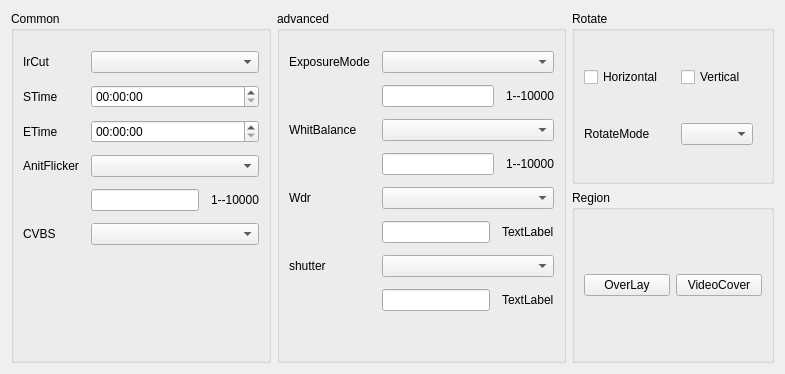
       <widget class="QWidget" name="TabCapture">
        <attribute name="title">
         <string>Capture</string>
        </attribute>
        <layout class="QGridLayout" name="gridLayout_43">
         <item row="0" column="0" rowspan="2">
          <widget class="QGroupBox" name="groupBox_11">
           <property name="title">
            <string>Common</string>
           </property>
           <layout class="QGridLayout" name="gridLayout_4">
            <property name="topMargin">
             <number>20</number>
            </property>
            <property name="spacing">
             <number>12</number>
            </property>
            <item row="1" column="0">
             <widget class="QLabel" name="LabIrCutStime">
              <property name="text">
               <string>STime</string>
              </property>
             </widget>
            </item>
            <item row="5" column="1">
             <widget class="QComboBox" name="CBoxCvbs"/>
            </item>
            <item row="3" column="1">
             <widget class="QComboBox" name="CBoxAnitFlicker"/>
            </item>
            <item row="5" column="0">
             <widget class="QLabel" name="LabCvbs">
              <property name="text">
               <string>CVBS</string>
              </property>
             </widget>
            </item>
            <item row="1" column="1">
             <widget class="QTimeEdit" name="TEditIrCutStime"/>
            </item>
            <item row="3" column="0">
             <widget class="QLabel" name="LabAnitFlicker">
              <property name="text">
               <string>AnitFlicker</string>
              </property>
             </widget>
            </item>
            <item row="0" column="1">
             <widget class="QComboBox" name="CBoxIrCut">
              <property name="minimumSize">
               <size>
                <width>0</width>
                <height>0</height>
               </size>
              </property>
             </widget>
            </item>
            <item row="2" column="0">
             <widget class="QLabel" name="LabIrCutEtime">
              <property name="text">
               <string>ETime</string>
              </property>
             </widget>
            </item>
            <item row="2" column="1">
             <widget class="QTimeEdit" name="TEditIrCutEtime"/>
            </item>
            <item row="0" column="0">
             <widget class="QLabel" name="LabIrCut">
              <property name="text">
               <string>IrCut</string>
              </property>
             </widget>
            </item>
            <item row="4" column="1">
             <layout class="QHBoxLayout" name="HLayoutAnitFlicker">
              <item>
               <widget class="QLineEdit" name="LiEditAnitFlickerCustom"/>
              </item>
              <item>
               <widget class="QLabel" name="LabAnitFlickerCustomPlan">
                <property name="text">
                 <string>1--10000</string>
                </property>
               </widget>
              </item>
             </layout>
            </item>
            <item row="6" column="1">
             <spacer name="verticalSpacer">
              <property name="orientation">
               <enum>Qt::Vertical</enum>
              </property>
              <property name="sizeHint" stdset="0">
               <size>
                <width>20</width>
                <height>40</height>
               </size>
              </property>
             </spacer>
            </item>
           </layout>
          </widget>
         </item>
         <item row="0" column="1" rowspan="2">
          <widget class="QGroupBox" name="groupBox_12">
           <property name="title">
            <string>advanced</string>
           </property>
           <layout class="QGridLayout" name="gridLayout_41">
            <property name="topMargin">
             <number>20</number>
            </property>
            <property name="spacing">
             <number>12</number>
            </property>
            <item row="3" column="2">
             <layout class="QHBoxLayout" name="HLayoutWhitBalance">
              <item>
               <widget class="QLineEdit" name="LiEditWhitBalanceCustom"/>
              </item>
              <item>
               <widget class="QLabel" name="LabWhitBalanceCustomPlan">
                <property name="text">
                 <string>1--10000</string>
                </property>
               </widget>
              </item>
             </layout>
            </item>
            <item row="1" column="2">
             <layout class="QHBoxLayout" name="HLayoutExposureMode">
              <item>
               <widget class="QLineEdit" name="LiEditExposureModeCustom"/>
              </item>
              <item>
               <widget class="QLabel" name="LabExposureModePlan">
                <property name="text">
                 <string>1--10000</string>
                </property>
               </widget>
              </item>
             </layout>
            </item>
            <item row="6" column="0">
             <widget class="QLabel" name="LabShutter">
              <property name="text">
               <string>shutter</string>
              </property>
             </widget>
            </item>
            <item row="0" column="0" colspan="2">
             <widget class="QLabel" name="LabExposureMode">
              <property name="text">
               <string>ExposureMode</string>
              </property>
             </widget>
            </item>
            <item row="0" column="2">
             <widget class="QComboBox" name="CBoxExposureMode"/>
            </item>
            <item row="2" column="0" colspan="2">
             <widget class="QLabel" name="LabWhitBalance">
              <property name="text">
               <string>WhitBalance</string>
              </property>
             </widget>
            </item>
            <item row="2" column="2">
             <widget class="QComboBox" name="CBoxWhitBalance"/>
            </item>
            <item row="5" column="2">
             <layout class="QHBoxLayout" name="horizontalLayout_4">
              <item>
               <widget class="QLineEdit" name="LiEditWdrValue"/>
              </item>
              <item>
               <widget class="QLabel" name="LabWdrValueRegion">
                <property name="text">
                 <string>TextLabel</string>
                </property>
               </widget>
              </item>
             </layout>
            </item>
            <item row="7" column="2">
             <layout class="QHBoxLayout" name="horizontalLayout_5">
              <item>
               <widget class="QLineEdit" name="LiEditShutter"/>
              </item>
              <item>
               <widget class="QLabel" name="LabShutterValueRegion">
                <property name="text">
                 <string>TextLabel</string>
                </property>
               </widget>
              </item>
             </layout>
            </item>
            <item row="4" column="2">
             <widget class="QComboBox" name="CBoxWdr"/>
            </item>
            <item row="6" column="2">
             <widget class="QComboBox" name="CBoxShutter"/>
            </item>
            <item row="4" column="0">
             <widget class="QLabel" name="LabWdr">
              <property name="text">
               <string>Wdr</string>
              </property>
             </widget>
            </item>
            <item row="8" column="2">
             <spacer name="verticalSpacer_2">
              <property name="orientation">
               <enum>Qt::Vertical</enum>
              </property>
              <property name="sizeHint" stdset="0">
               <size>
                <width>20</width>
                <height>40</height>
               </size>
              </property>
             </spacer>
            </item>
           </layout>
          </widget>
         </item>
         <item row="0" column="2">
          <widget class="QGroupBox" name="GBoxCapture">
           <property name="title">
            <string>Rotate</string>
           </property>
           <layout class="QGridLayout" name="gridLayout_3">
            <property name="topMargin">
             <number>18</number>
            </property>
            <property name="rightMargin">
             <number>18</number>
            </property>
            <property name="bottomMargin">
             <number>18</number>
            </property>
            <property name="spacing">
             <number>18</number>
            </property>
            <item row="1" column="0">
             <widget class="QLabel" name="LabRotateMode">
              <property name="text">
               <string>RotateMode</string>
              </property>
             </widget>
            </item>
            <item row="1" column="1">
             <widget class="QComboBox" name="CBoxRotateMode"/>
            </item>
            <item row="0" column="0">
             <widget class="QCheckBox" name="CBoxHorizontal">
              <property name="text">
               <string>Horizontal</string>
              </property>
             </widget>
            </item>
            <item row="0" column="1">
             <widget class="QCheckBox" name="CBoxVertical">
              <property name="text">
               <string>Vertical</string>
              </property>
             </widget>
            </item>
           </layout>
          </widget>
         </item>
         <item row="1" column="2">
          <widget class="QGroupBox" name="groupBox_3">
           <property name="title">
            <string>Region</string>
           </property>
           <layout class="QGridLayout" name="gridLayout_32">
            <item row="0" column="0">
             <widget class="QPushButton" name="BtnOverlay">
              <property name="text">
               <string>OverLay</string>
              </property>
             </widget>
            </item>
            <item row="0" column="1">
             <widget class="QPushButton" name="BtnVideoCover">
              <property name="text">
               <string>VideoCover</string>
              </property>
             </widget>
            </item>
           </layout>
          </widget>
         </item>
        </layout>
       </widget>
